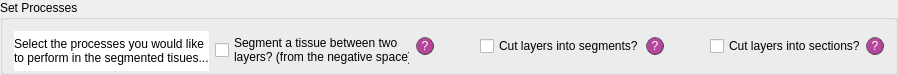
        <widget class="QGroupBox" name="set_processes">
         <property name="minimumSize">
          <size>
           <width>0</width>
           <height>75</height>
          </size>
         </property>
         <property name="maximumSize">
          <size>
           <width>16777215</width>
           <height>75</height>
          </size>
         </property>
         <property name="styleSheet">
          <string notr="true">QGroupBox#set_processes{font: 25 italic 10pt &quot;Calibri Light&quot;;}

</string>
         </property>
         <property name="title">
          <string>Set Processes</string>
         </property>
         <layout class="QVBoxLayout" name="verticalLayout_5">
          <item>
           <layout class="QHBoxLayout" name="horizontalLayout_2">
            <item>
             <widget class="QLabel" name="lab_no_ch_11">
              <property name="sizePolicy">
               <sizepolicy hsizetype="Preferred" vsizetype="Preferred">
                <horstretch>0</horstretch>
                <verstretch>0</verstretch>
               </sizepolicy>
              </property>
              <property name="minimumSize">
               <size>
                <width>0</width>
                <height>40</height>
               </size>
              </property>
              <property name="maximumSize">
               <size>
                <width>16777215</width>
                <height>40</height>
               </size>
              </property>
              <property name="styleSheet">
               <string notr="true">font: bold 10pt &quot;Calibri&quot;;
background-color: rgb(255, 255, 255);</string>
              </property>
              <property name="text">
               <string>Select the processes you would like
to perform in the segmented tisues...</string>
              </property>
              <property name="alignment">
               <set>Qt::AlignLeading|Qt::AlignLeft|Qt::AlignVCenter</set>
              </property>
             </widget>
            </item>
            <item>
             <widget class="QCheckBox" name="tick_chNS">
              <property name="minimumSize">
               <size>
                <width>195</width>
                <height>38</height>
               </size>
              </property>
              <property name="maximumSize">
               <size>
                <width>195</width>
                <height>38</height>
               </size>
              </property>
              <property name="layoutDirection">
               <enum>Qt::LeftToRight</enum>
              </property>
              <property name="styleSheet">
               <string notr="true">font: 25 10pt &quot;Calibri Light&quot;;</string>
              </property>
              <property name="text">
               <string>Segment a tissue between two 
layers? (from the negative space)</string>
              </property>
             </widget>
            </item>
            <item>
             <widget class="QPushButton" name="q_negativeSpace">
              <property name="minimumSize">
               <size>
                <width>18</width>
                <height>18</height>
               </size>
              </property>
              <property name="maximumSize">
               <size>
                <width>18</width>
                <height>18</height>
               </size>
              </property>
              <property name="styleSheet">
               <string notr="true">QPushButton{border-radius:9px;
border-width: 1px;
border-style: outset;
border-color: rgb(66, 66, 66);
background-color: rgba(162, 0, 122,180);
color: rgb(255, 255, 255);
font: 9pt &quot;Calibri Light&quot;;}

QPushButton:hover{
background-color: rgb(0, 0, 0);
border-color: #672146
}</string>
              </property>
              <property name="text">
               <string>?</string>
              </property>
             </widget>
            </item>
            <item>
             <spacer name="horizontalSpacer_6">
              <property name="orientation">
               <enum>Qt::Horizontal</enum>
              </property>
              <property name="sizeHint" stdset="0">
               <size>
                <width>40</width>
                <height>20</height>
               </size>
              </property>
             </spacer>
            </item>
            <item>
             <widget class="QCheckBox" name="tick_segm">
              <property name="minimumSize">
               <size>
                <width>160</width>
                <height>20</height>
               </size>
              </property>
              <property name="maximumSize">
               <size>
                <width>160</width>
                <height>20</height>
               </size>
              </property>
              <property name="layoutDirection">
               <enum>Qt::LeftToRight</enum>
              </property>
              <property name="styleSheet">
               <string notr="true">font: 25 10pt &quot;Calibri Light&quot;;</string>
              </property>
              <property name="text">
               <string>Cut layers into segments?</string>
              </property>
             </widget>
            </item>
            <item>
             <widget class="QPushButton" name="q_segm">
              <property name="minimumSize">
               <size>
                <width>18</width>
                <height>18</height>
               </size>
              </property>
              <property name="maximumSize">
               <size>
                <width>18</width>
                <height>18</height>
               </size>
              </property>
              <property name="styleSheet">
               <string notr="true">QPushButton{border-radius:9px;
border-width: 1px;
border-style: outset;
border-color: rgb(66, 66, 66);
background-color: rgba(162, 0, 122,180);
color: rgb(255, 255, 255);
font: 9pt &quot;Calibri Light&quot;;}

QPushButton:hover{
background-color: rgb(0, 0, 0);
border-color: #672146
}</string>
              </property>
              <property name="text">
               <string>?</string>
              </property>
             </widget>
            </item>
            <item>
             <spacer name="horizontalSpacer_7">
              <property name="orientation">
               <enum>Qt::Horizontal</enum>
              </property>
              <property name="sizeHint" stdset="0">
               <size>
                <width>40</width>
                <height>20</height>
               </size>
              </property>
             </spacer>
            </item>
            <item>
             <widget class="QCheckBox" name="tick_sect">
              <property name="minimumSize">
               <size>
                <width>150</width>
                <height>20</height>
               </size>
              </property>
              <property name="maximumSize">
               <size>
                <width>150</width>
                <height>20</height>
               </size>
              </property>
              <property name="layoutDirection">
               <enum>Qt::LeftToRight</enum>
              </property>
              <property name="styleSheet">
               <string notr="true">font: 25 10pt &quot;Calibri Light&quot;;</string>
              </property>
              <property name="text">
               <string>Cut layers into sections?</string>
              </property>
             </widget>
            </item>
            <item>
             <widget class="QPushButton" name="q_sect">
              <property name="minimumSize">
               <size>
                <width>18</width>
                <height>18</height>
               </size>
              </property>
              <property name="maximumSize">
               <size>
                <width>18</width>
                <height>18</height>
               </size>
              </property>
              <property name="styleSheet">
               <string notr="true">QPushButton{border-radius:9px;
border-width: 1px;
border-style: outset;
border-color: rgb(66, 66, 66);
background-color: rgba(162, 0, 122,180);
color: rgb(255, 255, 255);
font: 9pt &quot;Calibri Light&quot;;}

QPushButton:hover{
background-color: rgb(0, 0, 0);
border-color: #672146
}</string>
              </property>
              <property name="text">
               <string>?</string>
              </property>
             </widget>
            </item>
           </layout>
          </item>
         </layout>
        </widget>
